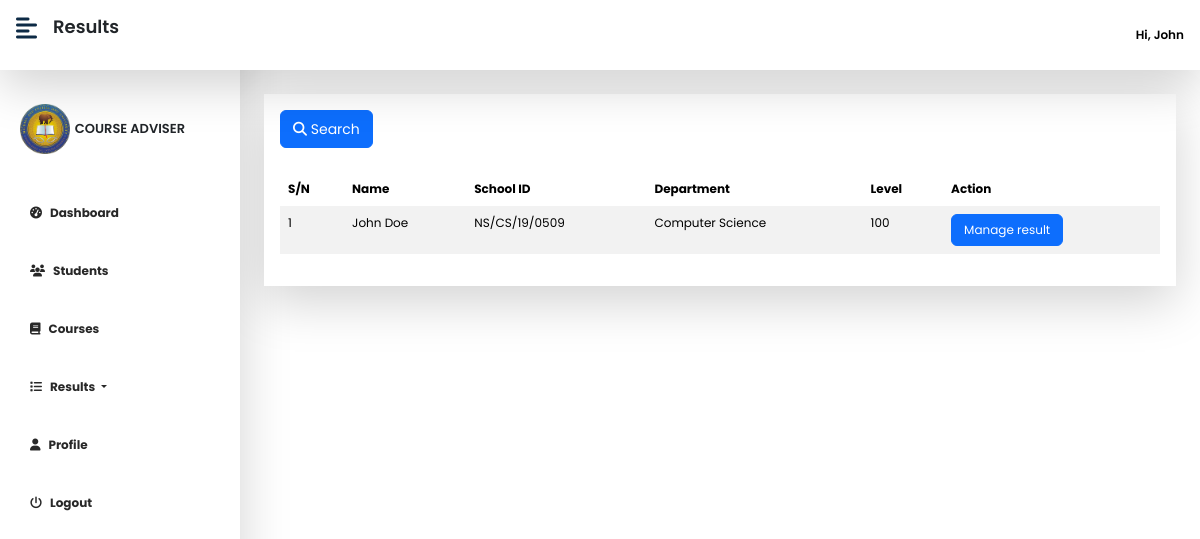
The app's page /course_adviser/view/manageresults (signed in) with its own data.
### tables this page shows
CREATE TABLE `course_advisor_tb` (
  `id` int(11) NOT NULL,
  `fname` text NOT NULL,
  `lname` text NOT NULL,
  `email` varchar(250) NOT NULL,
  `school_id` varchar(100) DEFAULT NULL,
  `faculty` varchar(200) NOT NULL,
  `password` longtext NOT NULL,
  `image` text DEFAULT NULL,
  `date` timestamp NOT NULL DEFAULT current_timestamp() ON UPDATE current_timestamp()
);

CREATE TABLE `students_tb` (
  `id` int(11) NOT NULL,
  `fname` text NOT NULL,
  `lname` text NOT NULL,
  `email` varchar(200) NOT NULL,
  `school_id` varchar(100) NOT NULL,
  `level` int(11) NOT NULL,
  `faculty` varchar(200) DEFAULT NULL,
  `dept` varchar(200) DEFAULT NULL,
  `image` text DEFAULT NULL,
  `password` longtext NOT NULL,
  `date` timestamp NOT NULL DEFAULT current_timestamp() ON UPDATE current_timestamp()
);

### course_adviser/view/manageresults.php (the view, shortened to what this page needs)
<?php
if(isset($_SESSION['courseAdvisorID'])) {
    require '../../configs/dbh.inc.php';
?>
<!DOCTYPE html>
<html lang="en">
<head>
    <?php include '../../includes/links&scripts.php'; ?>
</head>
<body >
<div class="d-flex" id="wrapper">
        <?php include 'includes/sidebar.php';?>
        <div id="page-content-wrapper">
        <nav class="navbar navbar-expand-lg navbar-light d-flex bg-white shadow-lg fixed-top py-3 px-3" style="justify-content:space-between;">
               <div class="d-flex">
                    <div><i class="fas fa-align-left fs-4 me-3" style="color:#0d2a45ff;" id="menu-toggle"></i></div>
                    <div><p class="display-6" style="font-size: large;font-weight:600;">Results</p></div>
               </div>
               <?php include 'includes/cousrseadvisornavbar.php';?>
            <div class="container-fluid px-4 py-4">
            <div class=" mt-3 shadow-lg" style="overflow:hidden">
                    <div class="p-3 bg-white ">
                        <div>
                        <a href="#" class="btn btn-primary mb-4" style="color:#fff;" data-bs-toggle="modal" data-bs-target="#myModal"><small><i class="fa fa-search"></i> Search</small></a>
                        <?php
             $sql = "SELECT id, fname, lname, school_id, level, dept FROM students_tb WHERE  faculty = '{$faculty}' ORDER BY level DESC";
             $result = mysqli_query($con, $sql);
             $num = 1;
             if(mysqli_num_rows($result) > 0) {?>
             <div class="table-responsive">
                            <table class="table table-striped table-borderless">
                                    <thead>
                                        <tr>
                                        <th scope="col">S/N</th>
                                        <th scope="col">Name</th>
                                        <th scope="col">School ID</th>
                                        <th scope="col">Department</th>
                                        <th scope="col">Level</th>
                                        <th scope="col">Action</th>
                                        </tr>
                                    </thead>
                                    <tbody>
                                    <?php
                                            while($row = mysqli_fetch_assoc($result)) {
                                    ?>
                                        <tr>
                                            <td><?php echo $num++;?></td>
                                            <td><?php echo $row['fname'] . ' ' . $row['lname'];?></td>
                                            <td><?php echo strtoupper($row['school_id']);?></td>
                                            <td><?php echo $row['dept'];?></td>
                                            <td><?php echo $row['level'];?></td>
                                            <td>
                                                <a href="viewstudentresult?id=<?php echo $row['id'];?>" class="btn btn-primary" style="font-size:12px;"> Manage result</a>
                                            </td>
                                        </tr>
                                        <?php } ?>
                                    </tbody>
                                    </table>
                                    </div>
                                <?php
                                } else {
                                ?>
                                    <div class="alert alert-danger" style="border-radius: 0px;" role="alert">
                                        Students will show here
                                    </div>
                                <?php
                                }
                            ?>
                        </div>
                    </div>
                </div>
            </div>
        </div>
    </div>
</body>
</html>
<?php } else {
    header("Location: index");
}
?>

### course_adviser/view/includes/cousrseadvisornavbar.php (shortened to what this page needs)
<?php
    $id = $_SESSION['courseAdvisorID'];
    $sql = "SELECT id, faculty, image, fname, lname, school_id, email FROM course_advisor_tb WHERE id = '{$id}'";
    $result = mysqli_query($con, $sql);
    $row = mysqli_fetch_assoc($result);
    $faculty = $row['faculty'];
?>
<div class="d-flex" style="gap:1rem;align-items:center;">
                    <div>
                    <div class="dropdown">
                        <button id="dropbtn" onclick="dropdownFunction()" class="bg-white" style="font-weight:600"><i class="fa fa-user-o" style="font-size:large;"  ></i> Hi, <?php echo $row['fname'];?></button>
                    </div>
               </div>
            </nav>
            <br><br><br>

### assets/css/dashboard.css (style rules this page uses)
:root { --main-bg-color: #009d63!important; --main-text-color: #009d63!important; --second-text-color: #ffffff!important; --second-bg-color: #ffffff!important; }
#wrapper { overflow-x: hidden!important; background: #fff!important; }
#page-content-wrapper { min-width: 100vw!important; overflow-y: scroll!important; height: 100vh!important; }
#menu-toggle { cursor: pointer!important; }
@media (min-width: 768px) { #page-content-wrapper { min-width: 0!important; width: 100%!important; } }

### assets/css/main.css (style rules this page uses)
* { box-sizing: border-box; margin: 0; }
body { font-family: "Poppins", Sans-serif !important; transition: .5s; background-color: #fff !important; font-size: 12px !important; }
#dropbtn { padding: 0px; border: none; cursor: pointer; }
.dropdown { float: right; position: relative; display: inline-block; }

### records on screen
course_advisor_tb: fname "John"
students_tb: fname "John", lname "Doe", school "NS/CS/19/0509", dept "Computer Science", level "100"
